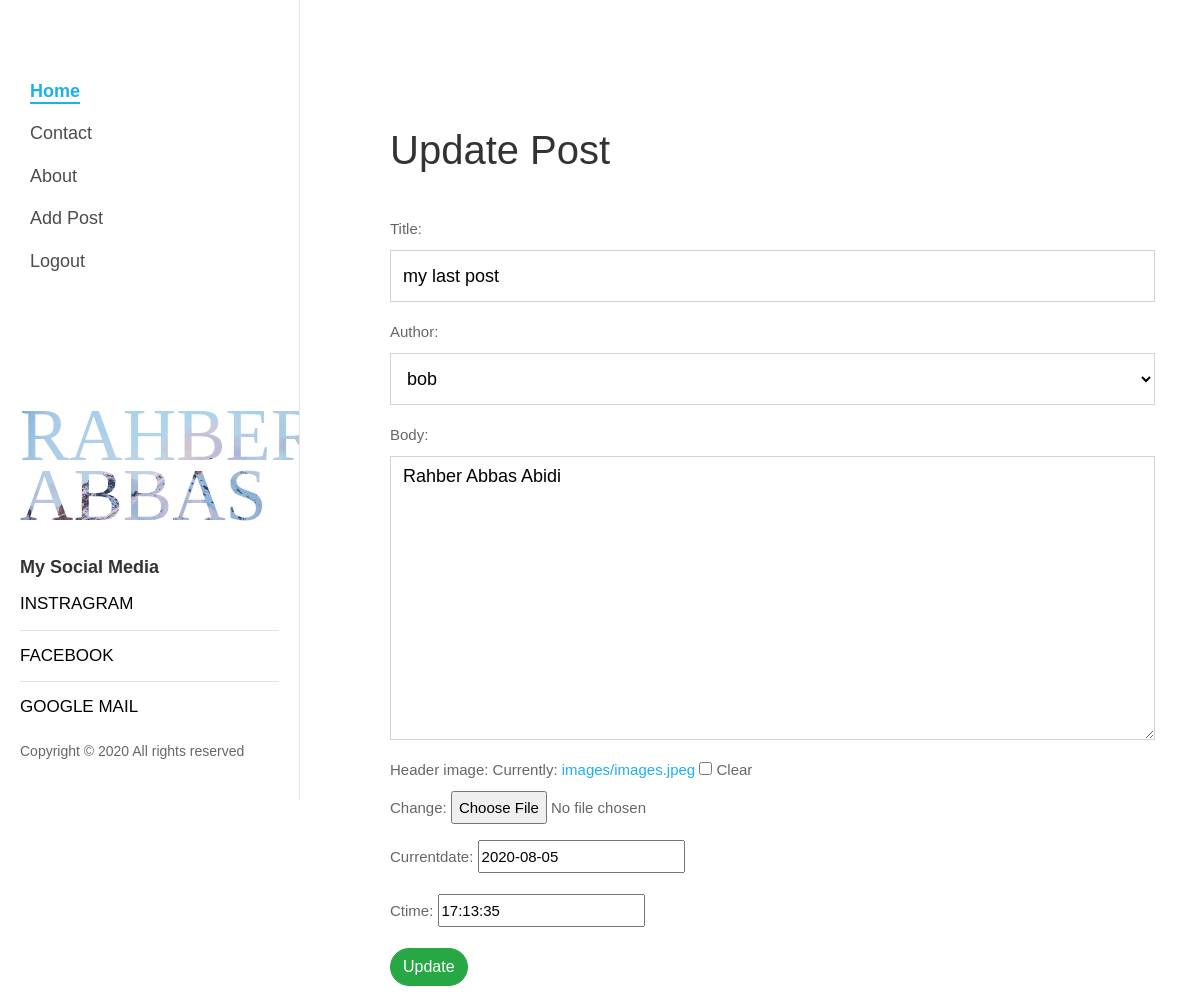
/articel/edit/14 (signed in), run on the app's committed database.
### blog/models.py (models this page shows, shortened)
class Post(models.Model):
    title = models.CharField(max_length=1000)
    header_image = models.ImageField(null='True', blank= 'True', upload_to= 'images/')
    author = models.ForeignKey(User, on_delete=models.CASCADE)
    body = models.TextField()
    currentdate= models.DateField(default=timezone.now)
    ctime = models.TimeField(default=timezone.now)
    likes = models.ManyToManyField(User, related_name="blog_post")

### blog/views.py (the view)
# urls.py: path('articel/edit/<int:pk>',UpdatePost.as_view(),name= 'update_post'),
class UpdatePost(UpdateView):
    model = Post
    form_class = PostForm
    template_name = 'update_post.html'

### blog/forms.py
class PostForm(forms.ModelForm):
    class Meta:
        model = Post
        fields = ('title', 'author', 'body', 'header_image' ,'currentdate', 'ctime')
        widgets = {
            'title': forms.TextInput(attrs={'class': 'form-control', 'placeholder': 'Enter Title'}),
            'author': forms.Select(attrs={'class': 'form-control', 'placeholder': 'Select Author'}),
            'body': forms.Textarea(attrs={'class': 'form-control', 'placeholder': 'Enter Text'}),
        }

### blog/templates/update_post.html
{% extends 'base2.html' %}{% load static %} {% block body %} {% if user.is_authenticated %}
<div class="container" style="padding-left: 30%; padding-top: 10%;">
    <h1>Update Post</h1>
    <div class="form-group">
        <form method="POST">
            <br> {% csrf_token %} {{form.as_p}}
            <button class="btn btn-success">Update</button>
        </form>
    </div>
</div>
{% endif %}{% endblock %}

### data on the page
Post: title "my last post", author "bob", body "Rahber Abbas Abidi", currentdate "2020-08-05", ctime "17:13:35"
